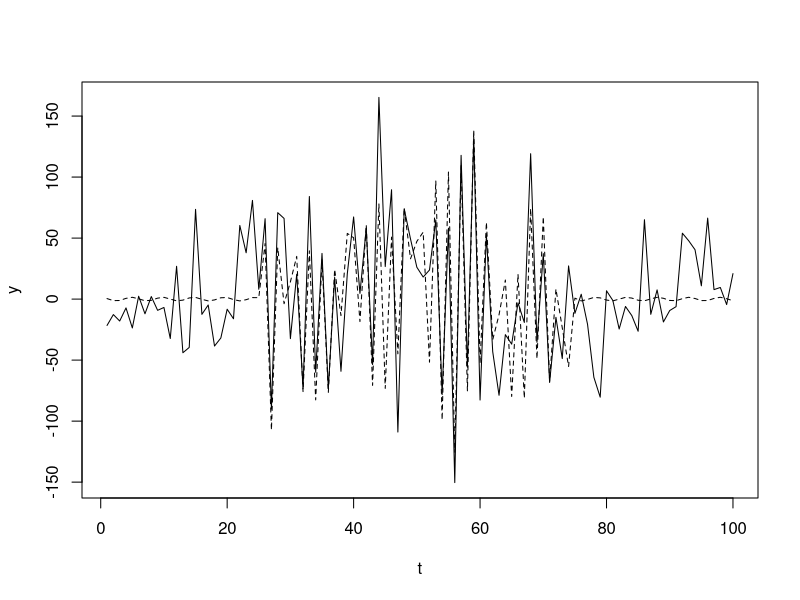

Write the R code that produced this figure.
# ================== The simulated time-series ================== #

y <- NULL    # The generated volatile variable

# The required parameters in Weierstrass function.
a <- 1.5               # this parameter's for amplitude
b <- 5                 # this parameter's for the fluctuations
wf_iteration <- 11     # the iteration is the number of terms in the function's series

# The residual with ~IIDN(mean=0,sd)
std_dev <- 35   # standard deviation
n <- 100        # number of observations
u <- rnorm(n,0,std_dev)

# The index of each observation, acting as time series variable 't'
x <- 1:n

# The Weierstrass function returning values with a,b, with wf_iteration terms
wf <- function(x,n,a,b)
{
  v <- NULL
  for(j in 1:n)
  {
    v[j] <- (a^j)*cos((b^j)*x)    # the formula of each term in Weierstrass function
  }
  return(sum(v))
}

# The time-series variable with wf+u values

for(i in 1:n)
{
  if((i <= n/4) || (i > 3*n/4))
  {
    y[i] <- wf(x[i],1,a,b)+u[i]
  }

  else
  {
    y[i] <- wf(x[i],wf_iteration,a,b)+u[i]
  }
}

# The trend of the series

trend <- NULL

for(i in 1:n)
{
  if((i <= n/4) || (i > 3*n/4))
  {
    trend[i] <- wf(x[i],1,a,b)              # wf_iteration=1, denoting stable periods
  }
  
  else
  {
    trend[i] <- wf(x[i],wf_iteration,a,b)   # wf_iteration is specified for volatile periods
  }
}


plot(x, y, type="l",lty=1,xlab = "t")       # the stable and volatile periods shown
lines(x,trend,lty=2,lwd=1)                  # the trend is the dashed line
# plot(x, trend, type="l")                  # the plot of trend only
# plot(u,type="l")                          # plot of the random normal u

# the three quarters in the stable and volatile periods.
q01 <- 1:(n/4)
q13 <- ((n/4)+1):(3*n/4)
q34 <- (3*n/4+1):n

# the output would be the variance test of the simulated stable vs volatile periods
list(
      var.test(y[q01],y[q13]),
      var.test(y[q13],y[q34]),
      var.test(y[q01],y[q34])
    )